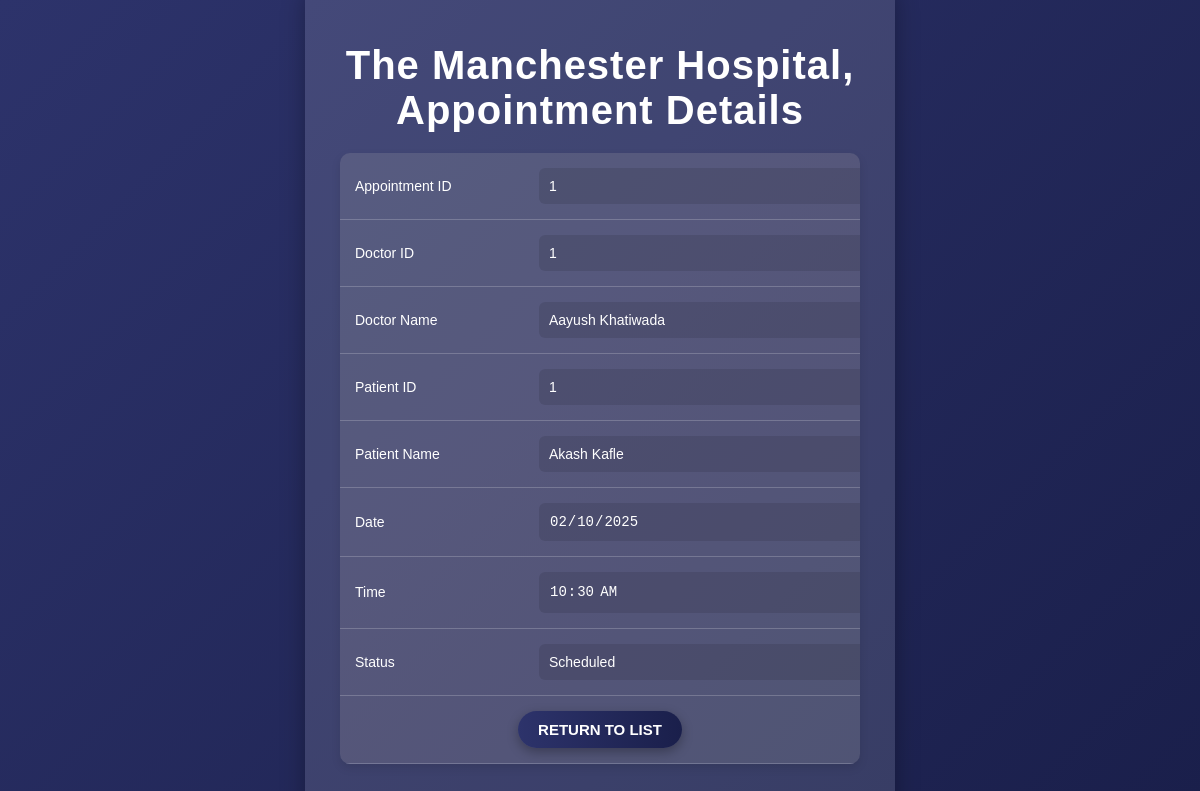
/details_appointments.php?detailsid=1, run on the app's committed database.
### tables this page shows
CREATE TABLE appointments (
    id INT PRIMARY KEY AUTO_INCREMENT,
    patient_id INT NOT NULL,
    doctor_id INT NOT NULL,
    date DATE NOT NULL,
    time TIME NOT NULL,
    status ENUM('Scheduled', 'Completed', 'Cancelled') NOT NULL DEFAULT 'Scheduled',
    FOREIGN KEY (patient_id) REFERENCES patients(id) ON DELETE CASCADE,
    FOREIGN KEY (doctor_id) REFERENCES doctors(id) ON DELETE CASCADE
);

CREATE TABLE doctors (
    id INT PRIMARY KEY AUTO_INCREMENT,
    name VARCHAR(100) NOT NULL,
    email VARCHAR(100) UNIQUE NOT NULL,
    phone_no VARCHAR(20) NOT NULL,
    address TEXT NOT NULL,
    department VARCHAR(100) NOT NULL
);

CREATE TABLE patients (
    id INT PRIMARY KEY AUTO_INCREMENT,
    name VARCHAR(100) NOT NULL,
    email VARCHAR(100) UNIQUE NOT NULL,
    phone_no VARCHAR(20) NOT NULL,
    address TEXT NOT NULL,
    age INT NOT NULL
);

### details_appointments.php (the view, shortened to what this page needs)
<?php
include 'connect.php';
if (isset($_GET['detailsid'])) {
    $id = $_GET['detailsid'];
    $sql = "SELECT patient_id, doctor_id FROM appointments WHERE id = ?";
    $stmt = $conn->prepare($sql);
    $stmt->bind_param("i", $id);
    $stmt->execute();
    $result = $stmt->get_result();
    if ($result->num_rows > 0) {
        $appointment = $result->fetch_assoc();
        $patient_id = $appointment['patient_id'];
        $doctor_id = $appointment['doctor_id'];
    } else {
        die("No appointment found.");
    }
    $query = "SELECT * FROM appointments WHERE id = ?";
    $stmt = $conn->prepare($query);
    $stmt->bind_param("i", $id);
    $stmt->execute();
    $result3 = $stmt->get_result();
    $appointment = $result3->fetch_assoc();
    $query = "SELECT * FROM patients WHERE id = ?";
    $stmt = $conn->prepare($query);
    $stmt->bind_param("i", $patient_id);
    $stmt->execute();
    $result4 = $stmt->get_result();
    $patient = $result4->fetch_assoc();
    $query = "SELECT * FROM doctors WHERE id = ?";
    $stmt = $conn->prepare($query);
    $stmt->bind_param("i", $doctor_id);
    $stmt->execute();
    $result5 = $stmt->get_result();
    $doctor = $result5->fetch_assoc();
} else {
    die("No appointment ID provided.");
}
?>
<!DOCTYPE html>
<html lang="en">
<head>
    <link rel="stylesheet" href="detail.css">
</head>
<body>
<div class="container">
    <h1>The Manchester Hospital, Appointment Details</h1>
    <form method="post">
        <table>
            <tr>
                <td><label for="appointment_id">Appointment ID</label></td>
                <td>
                    <input type="text" id="appointment_id" name="appointment_id" value="<?php echo htmlspecialchars($appointment['id']); ?>" readonly>
                </td>
            </tr>
            <tr>
                <td><label for="doctor_id">Doctor ID</label></td>
                <td>
                    <input type="text" id="doctor_id" name="doctor_id" value="<?php echo htmlspecialchars($doctor['id']); ?>" readonly>
                </td>
            </tr>
            <tr>
                <td><label for="doctor_name">Doctor Name</label></td>
                <td>
                    <input type="text" id="doctor_name" name="doctor_name" value="<?php echo htmlspecialchars($doctor['name']); ?>" readonly>
                </td>
            </tr>
            <tr>
                <td><label for="patient_id">Patient ID</label></td>
                <td>
                    <input type="text" id="patient_id" name="patient_id" value="<?php echo htmlspecialchars($patient['id']); ?>" readonly>
                </td>
            </tr>
            <tr>
                <td><label for="patient_name">Patient Name</label></td>
                <td>
                    <input type="text" id="patient_name" name="patient_name" value="<?php echo htmlspecialchars($patient['name']); ?>" readonly>
                </td>
            </tr>
            <tr>
                <td><label for="date">Date</label></td>
                <td><input type="date" id="date" name="date" value="<?php echo htmlspecialchars($appointment['date']); ?>" readonly></td>
            </tr>
            <tr>
                <td><label for="time">Time</label></td>
                <td><input type="time" id="time" name="time" value="<?php echo htmlspecialchars($appointment['time']); ?>" readonly></td>
            </tr>
            <tr>
                <td><label for="status">Status</label></td>
                <td><input type="text" id="status" name="status" value="<?php echo htmlspecialchars($appointment['status']); ?>" readonly></td>
            </tr>
            <tr>
                <td colspan="2" style="text-align: center;">
                    <a href="appointments.php" class="btn-primary">Return To List</a>
                </td>
            </tr>
        </table>
    </form>
</div>
</body>
</html>

### detail.css (style rules this page uses)
body { font-family: 'Poppins', sans-serif; background: linear-gradient(135deg, #2D336B, #1A1F4B); display: flex; justify-content: center; align-items: center; height: 100vh; margin: 0; color: #ffffff; }
.container { background-color: rgba(255, 255, 255, 0.12); padding: 35px; border-radius: 15px; box-shadow: 0 8px 25px rgba(0, 0, 0, 0.3); width: 520px; animation: fadeIn 0.8s ease-in-out; }
h1 { text-align: center; margin-bottom: 20px; font-weight: bold; color: #ffffff; font-size: 2.5rem; letter-spacing: 1px; }
table { width: 100%; border-collapse: collapse; margin-bottom: 20px; background-color: rgba(255, 255, 255, 0.1); border-radius: 10px; overflow: hidden; box-shadow: 0 4px 10px rgba(0, 0, 0, 0.1); transition: transform 0.3s ease, box-shadow 0.3s ease; }
th, td { padding: 15px; text-align: left; border-bottom: 1px solid rgba(255, 255, 255, 0.2); }
td { background-color: rgba(106, 98, 98, 0.1); color: #ffffff; font-size: 14px; transition: background-color 0.3s ease; }
input { width: 100%; padding: 10px; border-radius: 6px; border: none; outline: none; font-size: 14px; background-color: rgba(0, 0, 0, 0.1); color: #ffffff; transition: background-color 0.3s ease, box-shadow 0.3s ease; }
.btn-primary { border-radius: 20px; padding: 10px 20px; font-size: 15px; font-weight: 600; text-decoration: none; color: white; display: inline-block; box-shadow: 0 4px 12px rgba(0, 0, 0, 0.3); text-transform: uppercase; background: linear-gradient(90deg, #2D336B, #1A1F4B); border: none; transition: transform 0.3s ease, box-shadow 0.3s ease; }
td[colspan="2"] { text-align: center; }

### data on the page
appointments: appointment_id "1", date "02/10/2025", time "10:30:00", status "Scheduled"
doctors: doctor_id "1", doctor_name "Aayush Khatiwada"
patients: patient_id "1", patient_name "Akash Kafle"
